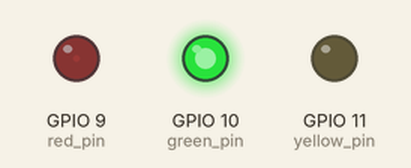
Recording of a program running on a simulated Raspberry Pi (BCM pin numbers). On the bench: output pins drawn as LEDs (lit = HIGH).

Above: at 0.05 s.
At 0.4 s:
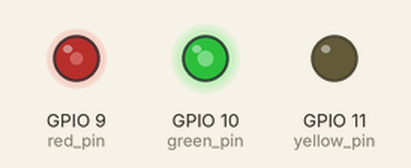
At 0.75 s:
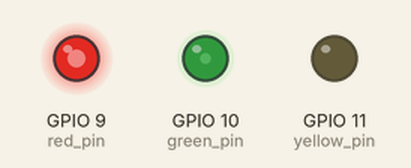
At 1.5 s:
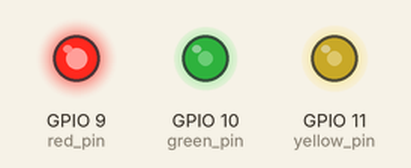
At 2.25 s:
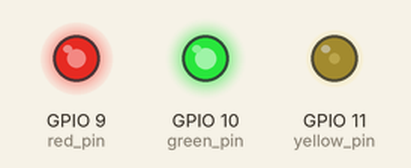
At 3.0 s:
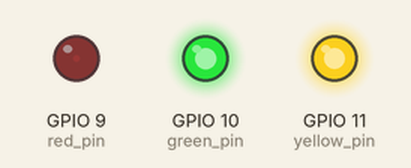
Timing chart, 0 to 7.0 s (numbered marks = the images above):
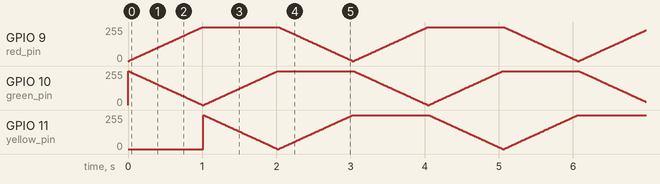

The program:

pwm2.py
```python
#!/usr/bin/env python

import RPi.GPIO as GPIO
from time import sleep

GPIO.setmode(GPIO.BCM)

red_pin = 9
green_pin = 10
yellow_pin = 11


GPIO.setup(red_pin, GPIO.OUT)
GPIO.setup(green_pin, GPIO.OUT)
GPIO.setup(yellow_pin, GPIO.OUT)

red = GPIO.PWM(red_pin, 100)
green = GPIO.PWM(green_pin, 100)
yellow = GPIO.PWM(yellow_pin, 100)

red.start(100)
green.start(0)
yellow.start(0)

pause_time = 0.01

try:
    while True:
        for i in range(0, 101):
            red.ChangeDutyCycle(i)
            green.ChangeDutyCycle(100-i)
            sleep(pause_time)
        for i in range(0, 101):
            green.ChangeDutyCycle(i)
            yellow.ChangeDutyCycle(100-i)
            sleep(pause_time)
        for i in range(0, 101):
            yellow.ChangeDutyCycle(i)
            red.ChangeDutyCycle(100-i)
            sleep(pause_time)

except KeyboardInterrupt:
    red.stop()
    green.stop()
    yellow.stop()
    GPIO.cleanup()
```
